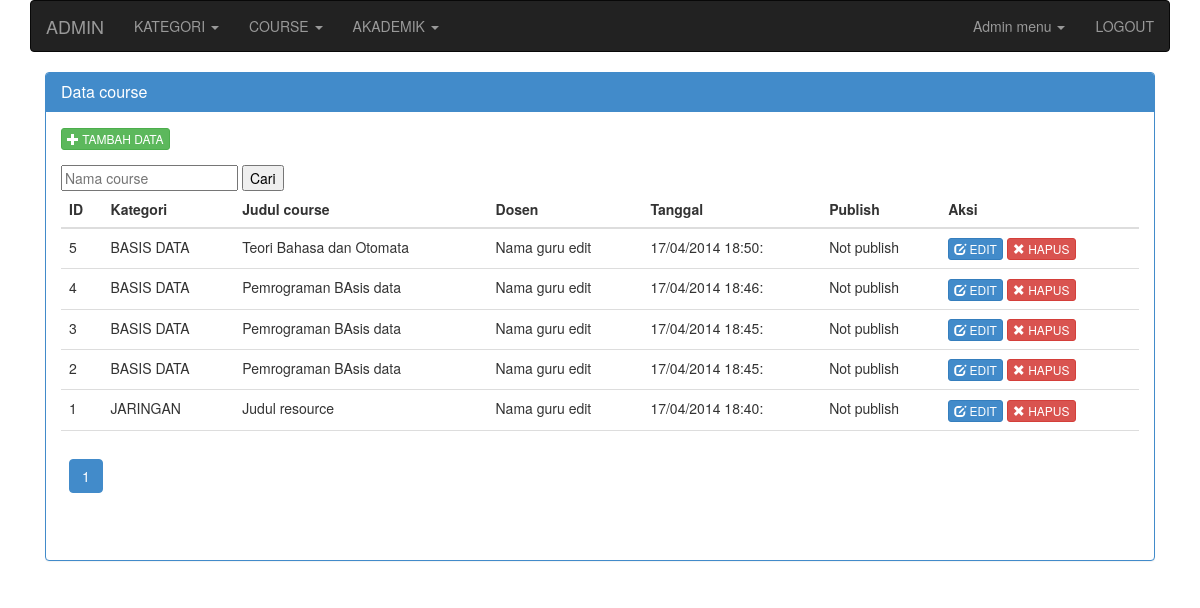
Page /admin.php?mod=course (signed in) on the committed database.
### tables this page shows
CREATE TABLE `course` (
  `course_id` int(11) unsigned NOT NULL AUTO_INCREMENT,
  `semester` tinyint(2) DEFAULT '0',
  `kategori_id` int(11) DEFAULT '0',
  `user_id` int(11) DEFAULT '0',
  `course_judul` varchar(255) DEFAULT NULL,
  `course_deskripsi` text,
  `course_file` varchar(255) DEFAULT NULL,
  `course_tgl` datetime DEFAULT '0000-00-00 00:00:00',
  `course_publish` int(11) DEFAULT '0',
  PRIMARY KEY (`course_id`)
);

### modules/course/admin/action_course.php (called while the page is built, shortened)
<?php
$r_kategori = array();
$kategori = GetAll("SELECT * FROM kategori");
foreach((array)$kategori as $cat){
	$r_kategori[$cat['kategori_id']] = $cat['kategori_nama'];
}
$r_dosen = array();
$dosen = GetAll("SELECT * FROM dosen");
foreach((array)$dosen as $dos){
	$r_dosen[$dos['dosen_id']] = $dos['dosen_nama'];
}
$publish = array('1'=>'Publish','0'=>'Not publish');
$search = " WHERE 1 ";
$dosenlogin= "";
$query = "SELECT * FROM course $search $dosenlogin ORDER BY course_id DESC";
$paging = new Pagination($query,10);
$num_rows = $paging->NumRows();
$result = $paging->Result();
$link = $paging->Link();

### includes/fungsi.db.php (called while the page is built, shortened)
<?php
function NumRows( $query = "" )
{
	$execute = mysql_query($query);
	return mysql_num_rows($execute);
}
function GetAll( $query = "" )
{
	$arr_data = array();
	$execute = mysql_query($query) or die( mysql_error() );
	if( $execute ){
		$num_rows = NumRows($query);
		if( $num_rows > 0 ){
			while($data = mysql_fetch_array($execute)){
				$arr_data[] = $data;
			}
		}
	}
	return $arr_data;
}

### modules/course/admin/course.php (the view, shortened to what this page needs)
<div class="col-md-12" id="content-container">
<div class="panel panel-primary">
    <div class="panel-heading"><h3 class="panel-title">Data course</h3></div>
    <div class="panel-body">
            <div class="row clearfix">
            <div class="col-md-12 column" id="post">
            	<div class="text-left" style="margin-bottom:15px;"><?=link_tambah("admin.php?mod=course&act=add_course")?></div>
            	<div class="table-responsive">
                <form method="get" action="">
                    <input type="text" name="nama" placeholder="Nama course" /> <input type="submit" name="s" value="Cari">
                </form>
            	<table class="table">
					<thead>
                    	<tr>
                        	<th>ID</th>
                            <th>Kategori</th>
                            <th>Judul course</th>
                            <th>Dosen</th>
                            <th>Tanggal</th>
                            <th>Publish</th>
                            <th>Aksi</th>
                        </tr>
                    </thead>
                    <tbody>
						<?php
                        if( $num_rows > 0 )
                        {
                            foreach($result as $row)
                            {
                         ?>
                         		<tr>
                                	<td><?=$row['course_id']?></td>
                                    <td><?=$r_kategori[$row['kategori_id']]?></td>
                                    <td><?=$row['course_judul']?></td>
                                    <td><?=$r_dosen[$row['user_id']]?></td>
                                    <td><?=tgl_indonesia($row['course_tgl'])?></td>
                                    <td><?=$publish[$row['course_publish']]?></td>
                                    <td>
										<?=link_edit("admin.php?mod=course&act=edit_course&id=".$row['course_id'])?>
                                        <?=link_hapus("admin.php?mod=course&delete=yes&id=".$row['course_id'])?>
                                    </td>
                                </tr>
                        <?php
                            }
                        }else{
						?>
                        	<tr>
                            	<td colspan="7" align="center"><em>Tidak ada data</em></td>
                            </tr>
                        <?php
						}
                        ?>
                    </tbody>
                    <tfoot>
                    	<tr>
                        	<td colspan="7"><?php echo $link; ?></td>
                        </tr>
                    </tfoot>
            	</table>
            	</div>
            </div>
            </div>
    </div>
</div>
</div>

### includes/fungsi.web.php (shortened to what this page needs)
<?php
function link_edit($url, $attr = "" )
{
	$str = "<a href=\"$url\" class=\"btn btn-primary btn-xs\" $attr>
			<i class=\"glyphicon glyphicon-edit\"></i> EDIT</a>";
	return $str;
}
function link_hapus($url, $attr = "" )
{
	$confirm = " onclick=\"return confirm('Apakah Anda yakin akan menghapus data ini?');\"";
	$str = "<a href=\"$url\" class=\"btn btn-danger btn-xs\" $confirm $attr>
			<i class=\"glyphicon glyphicon-remove\"></i> HAPUS</a>";
	return $str;
}
function link_tambah($url="",$title="Tambah data", $attr = "")
{
	$title = strtoupper($title);
	$str = "<a href=\"$url\" class=\"btn btn-success btn-xs\" $attr>
			<i class=\"glyphicon glyphicon-plus\"></i> $title</a>";
	return $str;
}
function tgl_indonesia($tgl)
{
	$tanggal = substr($tgl,8,2);
	$bulan = substr($tgl,5,2);
	$tahun = substr($tgl,0,4);
	$jam = substr($tgl,11,6);
	return "$tanggal/$bulan/$tahun $jam";
}

### rows in the picture
course: course_id "5", kategori "BASIS DATA", course_judul "Teori Bahasa dan Otomata", user "Nama guru edit", course_tgl "17/04/2014 18:50:", course_publish "Not publish"
course: course_id "4", kategori "BASIS DATA", course_judul "Pemrograman BAsis data", user "Nama guru edit", course_tgl "17/04/2014 18:46:", course_publish "Not publish"
course: course_id "3", kategori "BASIS DATA", course_judul "Pemrograman BAsis data", user "Nama guru edit", course_tgl "17/04/2014 18:45:", course_publish "Not publish"
course: course_id "2", kategori "BASIS DATA", course_judul "Pemrograman BAsis data", user "Nama guru edit", course_tgl "17/04/2014 18:45:", course_publish "Not publish"
course: course_id "1", kategori "JARINGAN", course_judul "Judul resource", user "Nama guru edit", course_tgl "17/04/2014 18:40:", course_publish "Not publish"

### other values in the picture
$title "KATEGORI"
$title "COURSE"
$title "AKADEMIK"
$title "TAMBAH DATA"
